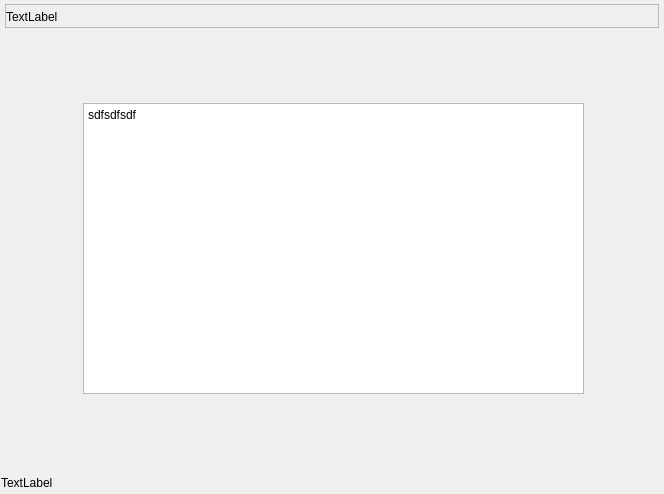
<?xml version="1.0" encoding="UTF-8"?>
<ui version="4.0">
 <class>MainWindow</class>
 <widget class="QMainWindow" name="MainWindow">
  <property name="geometry">
   <rect>
    <x>0</x>
    <y>0</y>
    <width>664</width>
    <height>494</height>
   </rect>
  </property>
  <property name="minimumSize">
   <size>
    <width>400</width>
    <height>400</height>
   </size>
  </property>
  <property name="windowTitle">
   <string>MainWindow</string>
  </property>
  <property name="styleSheet">
   <string notr="true">/*
 * The MIT License (MIT)
 *
 * Copyright (c) &lt;2013-2014&gt; &lt;Colin Duquesnoy&gt;
 * Copyright (c) &lt;2017&gt; &lt;Michell Stuttgart&gt;
 *
 * Permission is hereby granted, free of charge, to any person obtaining a copy
 * of this software and associated documentation files (the &quot;Software&quot;), to deal
 * in the Software without restriction, including without limitation the rights
 * to use, copy, modify, merge, publish, distribute, sublicense, and/or sell
 * copies of the Software, and to permit persons to whom the Software is
 * furnished to do so, subject to the following conditions:

 * The above copyright notice and this permission notice shall be included in
 * all copies or substantial portions of the Software.

 * THE SOFTWARE IS PROVIDED &quot;AS IS&quot;, WITHOUT WARRANTY OF ANY KIND, EXPRESS OR
 * IMPLIED, INCLUDING BUT NOT LIMITED TO THE WARRANTIES OF MERCHANTABILITY,
 * FITNESS FOR A PARTICULAR PURPOSE AND NONINFRINGEMENT. IN NO EVENT SHALL THE
 * AUTHORS OR COPYRIGHT HOLDERS BE LIABLE FOR ANY CLAIM, DAMAGES OR OTHER
 * LIABILITY, WHETHER IN AN ACTION OF CONTRACT, TORT OR OTHERWISE, ARISING FROM,
 * OUT OF OR IN CONNECTION WITH THE SOFTWARE OR THE USE OR OTHER DEALINGS IN
 * THE SOFTWARE.
 */

QMainWindow::separator
{
    background-color: #323232;
    color: white;
    padding-left: 4px;
    spacing: 2px;
    border: 1px dashed #76797C;
}

QMainWindow::separator:hover
{

    background-color: #787876;
    color: white;
    padding-left: 4px;
    border: 1px solid #76797C;
    spacing: 2px;
}
QToolTip
{
     border: 1px solid black;
     background-color: #D1DBCB;
     padding: 1px;
     border-radius: 3px;
     opacity: 100;
}

QWidget
{
    color: #b1b1b1;
    background-color: #323232;
    selection-background-color:#323232;
    selection-color: black;
    background-clip: border;
    border-image: none;
    border: 0px transparent black;
    outline: 0;
}

QWidget#border
{
  background-color: #b1b1b1;
}


QWidget:item:hover
{
    background-color: #D1DBCB;
    color: black;
}

QWidget:item:selected
{
    background-color: #D1DBCB;
    border: 0px
}

QCheckBox
{
    spacing: 5px;
    outline: none;
    color: #eff0f1;
    margin-bottom: 2px;
}

QCheckBox:disabled
{
    color: #76797C;
}

QCheckBox::indicator,QGroupBox::indicator
{
    width: 18px;
    height: 18px;
}

QGroupBox::indicator
{
    margin-left: 2px;
}

QCheckBox::indicator:unchecked
{
    image: url(:/qss_icons/css/darkgray/icons/checkbox_unchecked.png);
}

QCheckBox::indicator:unchecked:hover,
QCheckBox::indicator:unchecked:focus,
QCheckBox::indicator:unchecked:pressed,
QGroupBox::indicator:unchecked:hover,
QGroupBox::indicator:unchecked:focus,
QGroupBox::indicator:unchecked:pressed
{
  border: none;
    image: url(:/qss_icons/css/darkgray/icons/checkbox_unchecked_focus.png);
}

QCheckBox::indicator:checked
{
    image: url(:/qss_icons/css/darkgray/icons/checkbox_checked.png);
}

QCheckBox::indicator:checked:hover,
QCheckBox::indicator:checked:focus,
QCheckBox::indicator:checked:pressed,
QGroupBox::indicator:checked:hover,
QGroupBox::indicator:checked:focus,
QGroupBox::indicator:checked:pressed
{
    border: none;
    image: url(:/qss_icons/css/darkgray/icons/checkbox_checked_focus.png);
}


QCheckBox::indicator:indeterminate
{
    image: url(:/qss_icons/css/darkgray/icons/checkbox_indeterminate.png);
}

QCheckBox::indicator:indeterminate:focus,
QCheckBox::indicator:indeterminate:hover,
QCheckBox::indicator:indeterminate:pressed
{
    image: url(:/qss_icons/css/darkgray/icons/checkbox_indeterminate_focus.png);
}

QCheckBox::indicator:checked:disabled,
QGroupBox::indicator:checked:disabled
{
    image: url(:/qss_icons/css/darkgray/icons/checkbox_checked_disabled.png);
}

QCheckBox::indicator:unchecked:disabled,
QGroupBox::indicator:unchecked:disabled
{
    image: url(:/qss_icons/css/darkgray/icons/checkbox_unchecked_disabled.png);
}

QRadioButton
{
    spacing: 5px;
    outline: none;
    color: #eff0f1;
    margin-bottom: 2px;
}

QRadioButton:disabled
{
    color: #76797C;
}
QRadioButton::indicator
{
    width: 21px;
    height: 21px;
}

QRadioButton::indicator:unchecked
{
    image: url(:/qss_icons/css/darkgray/icons/radio_unchecked.png);
}


QRadioButton::indicator:unchecked:hover,
QRadioButton::indicator:unchecked:focus,
QRadioButton::indicator:unchecked:pressed
{
    border: none;
    outline: none;
    image: url(:/qss_icons/css/darkgray/icons/radio_unchecked_focus.png);
}

QRadioButton::indicator:checked
{
    border: none;
    outline: none;
    image: url(:/qss_icons/css/darkgray/icons/radio_checked.png);
}

QRadioButton::indicator:checked:hover,
QRadioButton::indicator:checked:focus,
QRadioButton::indicator:checked:pressed
{
    border: none;
    outline: none;
    image: url(:/qss_icons/css/darkgray/icons/radio_checked_focus.png);
}

QRadioButton::indicator:checked:disabled
{
    outline: none;
    image: url(:/qss_icons/css/darkgray/icons/radio_checked_disabled.png);
}

QRadioButton::indicator:unchecked:disabled
{
    image: url(:/qss_icons/css/darkgray/icons/radio_unchecked_disabled.png);
}


QMenuBar
{
    background-color: #323232;
    color: #D1DBCB;
}

QMenuBar::item
{
    background-color: #323232;
    background: transparent;
    /* padding: 2px 20px 2px 20px; */
}

QMenuBar::item:selected
{
    background: transparent;
    /* border: 1px solid #76797C; */
}

QMenuBar::item:pressed
{
    border: 0px solid #76797C;
    background-color: #D1DBCB;
    color: #000;
    margin-bottom:-1px;
    padding-bottom:1px;
}

QMenu
{
    background-color: #323232;
    /* border: 1px solid #76797C; */
    color: #eff0f1;
    /*margin: 2px; */
}

QMenu::icon
{
    /*margin: 5px;*/
}

QMenu::item
{
    padding: 2px 30px 2px 30px;
    /*margin-left: 5px;*/
    border: 1px solid transparent; /* reserve space for selection border */
}

QMenu::item:selected
{
    color: #000000;
}

QMenu::separator {
    height: 2px;
    background: #D1DBCB;
    margin-left: 10px;
    margin-right: 5px;
}

QMenu::indicator {
    width: 18px;
    height: 18px;
}

/* non-exclusive indicator = check box style indicator
   (see QActionGroup::setExclusive) */
QMenu::indicator:non-exclusive:unchecked {
    image: url(:/qss_icons/css/darkgray/icons/checkbox_unchecked.png);
}

QMenu::indicator:non-exclusive:unchecked:selected {
    image: url(:/qss_icons/css/darkgray/icons/checkbox_unchecked_disabled.png);
}

QMenu::indicator:non-exclusive:checked {
    image: url(:/qss_icons/css/darkgray/icons/checkbox_checked.png);
}

QMenu::indicator:non-exclusive:checked:selected {
    image: url(:/qss_icons/css/darkgray/icons/checkbox_checked_disabled.png);
}

/* exclusive indicator = radio button style indicator (see QActionGroup::setExclusive) */
QMenu::indicator:exclusive:unchecked {
    image: url(:/qss_icons/css/darkgray/icons/radio_unchecked.png);
}

QMenu::indicator:exclusive:unchecked:selected {
    image: url(:/qss_icons/css/darkgray/icons/radio_unchecked_disabled.png);
}

QMenu::indicator:exclusive:checked {
    image: url(:/qss_icons/css/darkgray/icons/radio_checked.png);
}

QMenu::indicator:exclusive:checked:selected {
    image: url(:/qss_icons/css/darkgray/icons/radio_checked_disabled.png);
}

QMenu::right-arrow {
    margin: 5px;
    image: url(:/qss_icons/css/darkgray/icons/right_arrow.png)
}


QWidget:disabled
{
    color: #454545;
    background-color: #323232;
}

QAbstractItemView
{
    alternate-background-color: #323232;
    color: #eff0f1;
    border: 1px solid 3A3939;
    border-radius: 2px;
}

QWidget:focus, QMenuBar:focus,QToolBar:focus,QScrollAreaViewer:focus
{
    /* border: 2px solid #D1DBCB; */
}

QTabWidget:focus, QCheckBox:focus, QRadioButton:focus, QSlider:focus
{
    border: none;
}

QLineEdit
{
    background-color: #1e1e1e;
    selection-background-color: #D1DBCB;
    selection-color: black;
    padding: 5px;
    border-style: solid;
    border: 1px solid #76797C;
    border-radius: 2px;
    color: #eff0f1;
}

QGroupBox {
    border:1px solid #76797C;
    border-radius: 2px;
    margin-top: 20px;
}

QGroupBox::title {
    subcontrol-origin: margin;
    subcontrol-position: top center;
    padding-left: 10px;
    padding-right: 10px;
    padding-top: 10px;
}

QAbstractScrollArea
{
    border-radius: 0px;
    border: 0px solid #76797C;
    background-color: transparent;
}

QScrollBar:horizontal
{
    height: 15px;
    margin: 3px 15px 3px 15px;
    border: 1px transparent #2A2929;
    border-radius: 4px;
    background-color: #2A2929;
}

QScrollBar::handle:horizontal
{
    background-color: #605F5F;
    min-width: 5px;
    border-radius: 4px;
}

QScrollBar::add-line:horizontal
{
    margin: 0px 3px 0px 3px;
    border-image: url(:/qss_icons/css/darkgray/icons/right_arrow_disabled.png);
    width: 10px;
    height: 10px;
    subcontrol-position: right;
    subcontrol-origin: margin;
}

QScrollBar::sub-line:horizontal
{
    margin: 0px 3px 0px 3px;
    border-image: url(:/qss_icons/css/darkgray/icons/left_arrow_disabled.png);
    height: 10px;
    width: 10px;
    subcontrol-position: left;
    subcontrol-origin: margin;
}

QScrollBar::add-line:horizontal:hover,QScrollBar::add-line:horizontal:on
{
    border-image: url(:/qss_icons/css/darkgray/icons/right_arrow.png);
    height: 10px;
    width: 10px;
    subcontrol-position: right;
    subcontrol-origin: margin;
}


QScrollBar::sub-line:horizontal:hover, QScrollBar::sub-line:horizontal:on
{
    border-image: url(:/qss_icons/css/darkgray/icons/left_arrow.png);
    height: 10px;
    width: 10px;
    subcontrol-position: left;
    subcontrol-origin: margin;
}

QScrollBar::up-arrow:horizontal, QScrollBar::down-arrow:horizontal
{
    background: none;
}


QScrollBar::add-page:horizontal, QScrollBar::sub-page:horizontal
{
    background: none;
}

QScrollBar:vertical
{
    background-color: #2A2929;
    width: 15px;
    margin: 15px 3px 15px 3px;
    border: 1px transparent #2A2929;
    border-radius: 4px;
}

QScrollBar::handle:vertical
{
    background-color: #605F5F;
    min-height: 5px;
    border-radius: 4px;
}

QScrollBar::sub-line:vertical
{
    margin: 3px 0px 3px 0px;
    border-image: url(:/qss_icons/css/darkgray/icons/up_arrow_disabled.png);
    height: 10px;
    width: 10px;
    subcontrol-position: top;
    subcontrol-origin: margin;
}

QScrollBar::add-line:vertical
{
    margin: 3px 0px 3px 0px;
    border-image: url(:/qss_icons/css/darkgray/icons/down_arrow_disabled.png);
    height: 10px;
    width: 10px;
    subcontrol-position: bottom;
    subcontrol-origin: margin;
}

QScrollBar::sub-line:vertical:hover,QScrollBar::sub-line:vertical:on
{

    border-image: url(:/qss_icons/css/darkgray/icons/up_arrow.png);
    height: 10px;
    width: 10px;
    subcontrol-position: top;
    subcontrol-origin: margin;
}


QScrollBar::add-line:vertical:hover, QScrollBar::add-line:vertical:on
{
    border-image: url(:/qss_icons/css/darkgray/icons/down_arrow.png);
    height: 10px;
    width: 10px;
    subcontrol-position: bottom;
    subcontrol-origin: margin;
}

QScrollBar::up-arrow:vertical, QScrollBar::down-arrow:vertical
{
    background: none;
}


QScrollBar::add-page:vertical, QScrollBar::sub-page:vertical
{
    background: none;
}

QTextEdit
{
    background-color: #ffffde;
    color: #666666;
    border: 1px solid #76797C;
}

QPlainTextEdit
{
    background-color: #1e1e1e;;
    color: #eff0f1;
    border-radius: 2px;
    border: 1px solid #76797C;
}

QHeaderView::section
{
    background-color: #76797C;
    color: #eff0f1;
    padding: 5px;
    border: 1px solid #76797C;
}

QSizeGrip {
    image: url(:/qss_icons/css/darkgray/icons/sizegrip.png);
    width: 12px;
    height: 12px;
}

QMenu::separator
{
    height: 1px;
    background-color: #76797C;
    color: white;
    padding-left: 4px;
    margin-left: 10px;
    margin-right: 5px;
}

QFrame
{
    border-radius: 0px;
    /*border: 1px solid #76797C;*/
}


QFrame[frameShape=&quot;0&quot;]
{
    border-radius: 0px;
    border: 0px transparent #76797C;
}

QStackedWidget
{
    border: 1px transparent black;
}

QToolBar {
    border: 0px transparent #393838;
    background: 0px solid #323232;
    font-weight: bold;
}

QToolBar::handle:horizontal {
    image: url(:/qss_icons/css/darkgray/icons/Hmovetoolbar.png);
}
QToolBar::handle:vertical {
    image: url(:/qss_icons/css/darkgray/icons/Vmovetoolbar.png);
}
QToolBar::separator:horizontal {
    image: url(:/qss_icons/css/darkgray/icons/Hsepartoolbar.png);
}
QToolBar::separator:vertical {
    image: url(:/qss_icons/css/darkgray/icons/Vsepartoolbar.png);
}
QToolButton#qt_toolbar_ext_button {
    background: #58595a
}

QPushButton
{
    color: #eff0f1;
    background-color: #323232;
    border-width: 1px;
    border-color: #76797C;
    border-style: solid;
    padding: 5px;
    border-radius: 0px;
    outline: none;
}

QPushButton:disabled
{
    background-color: #323232;
    border-width: 1px;
    border-color: #454545;
    border-style: solid;
    padding-top: 5px;
    padding-bottom: 5px;
    padding-left: 10px;
    padding-right: 10px;
    border-radius: 2px;
    color: #454545;
}

QPushButton:pressed
{
    color: black;
    background-color: #a4995d;
    padding-top: -5px;
    padding-bottom: -5px;
}

QComboBox
{
    selection-background-color: #D1DBCB;
    background-color: #31363B;
    border-style: solid;
    border: 1px solid #76797C;
    border-radius: 2px;
    padding: 5px;
    min-width: 75px;
}

QPushButton:checked{
    background-color: #76797C;
    border-color: #6A6969;
}

QComboBox:hover,QPushButton:hover,QAbstractSpinBox:hover,QLineEdit:hover,QTextEdit:hover,QPlainTextEdit:hover,QAbstractView:hover,QTreeView:hover
{
    border: 1px solid #D1DBCB;
}

QComboBox:on
{
    padding-top: 0px;
    padding-left: 4px;
    selection-background-color: #4a4a4a;
}

QComboBox QAbstractItemView
{
    background-color: #1e1e1e;
    border-radius: 2px;
    border: 1px solid #76797C;
    selection-background-color: #D1DBCB;
}

QComboBox::drop-down
{
    subcontrol-origin: padding;
    subcontrol-position: top right;
    width: 15px;

    border-left-width: 0px;
    border-left-color: darkgray;
    border-left-style: solid;
    border-top-right-radius: 3px;
    border-bottom-right-radius: 3px;
}

QComboBox::down-arrow
{
    image: url(:/qss_icons/css/darkgray/icons/down_arrow_disabled.png);
}

QComboBox::down-arrow:on, QComboBox::down-arrow:hover,
QComboBox::down-arrow:focus
{
    image: url(:/qss_icons/css/darkgray/icons/down_arrow.png);
}

QAbstractSpinBox {
    padding: 2px;
    margin: 2px;
    background-color: #1e1e1e;
    color: #eff0f1;
    border-radius: 0px;
    min-width: 75px;
    selection-background-color: #D1DBCB;
    selection-color: black;
}

QAbstractSpinBox:up-button
{
    background-color: transparent;
    subcontrol-origin: border;
    subcontrol-position: center right;
}

QAbstractSpinBox:down-button
{
    background-color: transparent;
    subcontrol-origin: border;
    subcontrol-position: center left;
}

QAbstractSpinBox::up-arrow,QAbstractSpinBox::up-arrow:disabled,QAbstractSpinBox::up-arrow:off {
    image: url(:/qss_icons/css/darkgray/icons/up_arrow_disabled.png);
    width: 10px;
    height: 10px;
}
QAbstractSpinBox::up-arrow:hover
{
    image: url(:/qss_icons/css/darkgray/icons/up_arrow.png);
}


QAbstractSpinBox::down-arrow,QAbstractSpinBox::down-arrow:disabled,QAbstractSpinBox::down-arrow:off
{
    image: url(:/qss_icons/css/darkgray/icons/down_arrow_disabled.png);
    width: 10px;
    height: 10px;
}
QAbstractSpinBox::down-arrow:hover
{
    image: url(:/qss_icons/css/darkgray/icons/down_arrow.png);
}


QLabel
{
    border: 0px solid black;
    margin-left: 2px;
    margin-right: 2px;
    color: #D1DBCB;
}

QTabWidget{
    border: 0px transparent black;
}

QTabWidget::pane {
    border: 1px solid #76797C;
    padding: 5px;
    margin: 0px;
}

QTabWidget::tab-bar {
    left: 5px; /* move to the right by 5px */
}

QTabBar
{
    qproperty-drawBase: 0;
    border-radius: 3px;
}

QTabBar::focus
{
    border: 0px transparent black;
    color: black;
}

QTabBar::hover
{
    border: 0px transparent black;
    color: black;
}

QTabBar::close-button  {
    image: url(:/qss_icons/css/darkgray/icons/close.png);
    background: transparent;
}

QTabBar::close-button:hover
{
    image: url(:/qss_icons/css/darkgray/icons/close-hover.png);
    background: transparent;
}

QTabBar::close-button:pressed {
    image: url(:/qss_icons/css/darkgray/icons/close-pressed.png);
    background: transparent;
}

/* TOP TABS */
QTabBar::tab:top {
    color: #eff0f1;
    border: 1px solid #76797C;
    border-bottom: 1px transparent black;
    background-color: #323232;
    padding: 5px;
    min-width: 50px;
    border-top-left-radius: 2px;
    border-top-right-radius: 2px;
}

QTabBar::tab:top:!selected
{
    color: #eff0f1;
    background-color: #54575B;
    border: 1px solid #76797C;
    border-bottom: 1px transparent black;
    border-top-left-radius: 2px;
    border-top-right-radius: 2px;
}

QTabBar::tab:top:!selected:hover {
    background-color: #D1DBCB;
    color: black;
}

/* BOTTOM TABS */
QTabBar::tab:bottom {
    color: #eff0f1;
    border: 1px solid #76797C;
    border-top: 1px transparent black;
    background-color: #323232;
    padding: 5px;
    border-bottom-left-radius: 2px;
    border-bottom-right-radius: 2px;
    min-width: 50px;
}

QTabBar::tab:bottom:!selected
{
    color: #eff0f1;
    background-color: #54575B;
    border: 1px solid #76797C;
    border-top: 1px transparent black;
    border-bottom-left-radius: 2px;
    border-bottom-right-radius: 2px;
}

QTabBar::tab:bottom:!selected:hover {
    background-color: #D1DBCB;
    color: black;
}

/* LEFT TABS */
QTabBar::tab:left {
    color: #eff0f1;
    border: 1px solid #76797C;
    border-left: 1px transparent black;
    background-color: #323232;
    padding: 5px;
    border-top-right-radius: 2px;
    border-bottom-right-radius: 2px;
    min-height: 50px;
}

QTabBar::tab:left:!selected
{
    color: #eff0f1;
    background-color: #54575B;
    border: 1px solid #76797C;
    border-left: 1px transparent black;
    border-top-right-radius: 2px;
    border-bottom-right-radius: 2px;
}

QTabBar::tab:left:!selected:hover {
    background-color: #D1DBCB;
    color: black;
}


/* RIGHT TABS */
QTabBar::tab:right {
    color: #eff0f1;
    border: 1px solid #76797C;
    border-right: 1px transparent black;
    background-color: #323232;
    padding: 5px;
    border-top-left-radius: 2px;
    border-bottom-left-radius: 2px;
    min-height: 50px;
}

QTabBar::tab:right:!selected
{
    color: #eff0f1;
    background-color: #54575B;
    border: 1px solid #76797C;
    border-right: 1px transparent black;
    border-top-left-radius: 2px;
    border-bottom-left-radius: 2px;
}

QTabBar::tab:right:!selected:hover {
    background-color: #D1DBCB;
    color: black;
}

QTabBar QToolButton::right-arrow:enabled {
     image: url(:/qss_icons/css/darkgray/icons/right_arrow.png);
 }

 QTabBar QToolButton::left-arrow:enabled {
     image: url(:/qss_icons/css/darkgray/icons/left_arrow.png);
 }

QTabBar QToolButton::right-arrow:disabled {
     image: url(:/qss_icons/css/darkgray/icons/right_arrow_disabled.png);
 }

 QTabBar QToolButton::left-arrow:disabled {
     image: url(:/qss_icons/css/darkgray/icons/left_arrow_disabled.png);
 }


QDockWidget {
    background: #323232;
    border: 1px solid #403F3F;
    titlebar-close-icon: url(:/qss_icons/css/darkgray/icons/close.png);
    titlebar-normal-icon: url(:/qss_icons/css/darkgray/icons/undock.png);
}

QDockWidget::close-button, QDockWidget::float-button {
    border: 1px solid transparent;
    border-radius: 2px;
    background: transparent;
}

QDockWidget::close-button:hover, QDockWidget::float-button:hover {
    background: rgba(255, 255, 255, 10);
}

QDockWidget::close-button:pressed, QDockWidget::float-button:pressed {
    padding: 1px -1px -1px 1px;
    background: rgba(255, 255, 255, 10);
}

QTreeView, QListView
{
    border: 1px solid #76797C;
    background-color: #1e1e1e;
}

QTreeView:branch:selected, QTreeView:branch:hover
{
    background: url(:/qss_icons/css/darkgray/icons/transparent.png);
}

QTreeView::branch:has-siblings:!adjoins-item {
    border-image: url(:/qss_icons/css/darkgray/icons/transparent.png);
}

QTreeView::branch:has-siblings:adjoins-item {
    border-image: url(:/qss_icons/css/darkgray/icons/transparent.png);
}

QTreeView::branch:!has-children:!has-siblings:adjoins-item {
    border-image: url(:/qss_icons/css/darkgray/icons/transparent.png);
}

QTreeView::branch:has-children:!has-siblings:closed,
QTreeView::branch:closed:has-children:has-siblings {
    image: url(:/qss_icons/css/darkgray/icons/branch_closed.png);
}

QTreeView::branch:open:has-children:!has-siblings,
QTreeView::branch:open:has-children:has-siblings  {
    image: url(:/qss_icons/css/darkgray/icons/branch_open.png);
}

QTreeView::branch:has-children:!has-siblings:closed:hover,
QTreeView::branch:closed:has-children:has-siblings:hover {
    image: url(:/qss_icons/css/darkgray/icons/branch_closed-on.png);
    }

QTreeView::branch:open:has-children:!has-siblings:hover,
QTreeView::branch:open:has-children:has-siblings:hover  {
    image: url(:/qss_icons/css/darkgray/icons/branch_open-on.png);
    }

QListView::item:!selected:hover, QTreeView::item:!selected:hover  {
    background: #848383;
    outline: 0;
    color: #eff0f1;
}

QListView::item:selected:hover, QTreeView::item:selected:hover  {
    background: #D1DBCB;
}

QSlider::groove:horizontal {
    border: 1px solid #565a5e;
    height: 4px;
    background: #565a5e;
    margin: 0px;
    border-radius: 2px;
}

QSlider::handle:horizontal {
    background: #D1DBCB;
    border: 1px solid #999999;
    width: 10px;
    height: 10px;
    margin: -5px 0;
}

QSlider::add-page:qlineargradient {
    background: #595858;
    border-top-right-radius: 5px;
    border-bottom-right-radius: 5px;
    border-top-left-radius: 0px;
    border-bottom-left-radius: 0px;
}

QSlider::sub-page::qlineargradient:horizontal {
    background:  #D1DBCB;
    border-top-right-radius: 0px;
    border-bottom-right-radius: 0px;
    border-top-left-radius: 5px;
    border-bottom-left-radius: 5px;
}

QSlider::groove:vertical {
    border: 1px solid #565a5e;
    width: 4px;
    background: #565a5e;
    margin: 0px;
    border-radius: 3px;
}

QSlider::handle:vertical {
    background: #D1DBCB;
    border: 1px solid #999999;
    width: 10px;
    height: 10px;
    margin: 0 -5px;
}

QToolButton {
    color: #D1DBCB;
    background-color: transparent;
    border: 0px transparent #76797C;
    border-radius: 0px;
    padding: 1px;
    margin-right: 5px;
}

QToolButton[popupMode=&quot;1&quot;] { /* only for MenuButtonPopup */
 padding-right: 20px; /* make way for the popup button */
 border: 1px #76797C;
 border-radius: 0px;
}

QToolButton[popupMode=&quot;2&quot;] { /* only for InstantPopup */
 padding-right: 10px; /* make way for the popup button */
 border: 0px #76797C;
}


QToolButton:hover, QToolButton::menu-button:hover {
    background-color: transparent;
    border: 1px solid #D1DBCB;
    padding: 2px;
}

QToolButton:checked, QToolButton:pressed,
        QToolButton::menu-button:pressed {
    color: black;
    background-color: #D1DBCB;
    border: 0px solid #D1DBCB;
    padding: 2px;
}

/* the subcontrol below is used only in the InstantPopup or DelayedPopup mode */
QToolButton::menu-indicator {
    image: url(:/qss_icons/css/darkgray/icons/down_arrow.png);
    top: -7px; left: -2px; /* shift it a bit */
}

/* the subcontrols below are used only in the MenuButtonPopup mode */
QToolButton::menu-button {
    border: 1px transparent #76797C;
    border-top-right-radius: 6px;
    border-bottom-right-radius: 6px;
    /* 16px width + 4px for border = 20px allocated above */
    width: 16px;
    outline: none;
}

QToolButton::menu-arrow {
    image: url(:/qss_icons/css/darkgray/icons/down_arrow.png);
}

QToolButton::menu-arrow:open {
    border: 1px solid #76797C;
}

QPushButton::menu-indicator  {
    subcontrol-origin: padding;
    subcontrol-position: bottom right;
    left: 8px;
}

QTableView
{
    border: 1px solid #76797C;
    gridline-color: #323232;
    background-color: #1e1e1e;
}


QTableView, QHeaderView
{
    border-radius: 0px;
}

QTableView::item:pressed, QListView::item:pressed, QTreeView::item:pressed  {
    background: #D1DBCB;
    color: black;
}

QTableView::item:selected:active, QTreeView::item:selected:active, QListView::item:selected:active  {
    background: #D1DBCB;
    color: black;
}

QHeaderView
{
    background-color: #323232;
    border: 1px transparent;
    border-radius: 0px;
    margin: 0px;
    padding: 0px;

}

QHeaderView::section  {
    background-color: #323232;
    color: #eff0f1;
    padding: 5px;
    border: 1px solid #76797C;
    border-radius: 0px;
    text-align: center;
}

QHeaderView::section::vertical::first, QHeaderView::section::vertical::only-one
{
    border-top: 1px solid #76797C;
}

QHeaderView::section::vertical
{
    border-top: transparent;
}

QHeaderView::section::horizontal::first, QHeaderView::section::horizontal::only-one
{
    border-left: 1px solid #76797C;
}

QHeaderView::section::horizontal
{
    border-left: transparent;
}


QHeaderView::section:checked
 {
    color: white;
    background-color: #848383;
 }

 /* style the sort indicator */
QHeaderView::down-arrow {
    image: url(:/qss_icons/css/darkgray/icons/down_arrow.png);
}

QHeaderView::up-arrow {
    image: url(:/qss_icons/css/darkgray/icons/up_arrow.png);
}


QTableCornerButton::section {
    background-color: #323232;
    border: 1px transparent #76797C;
    border-radius: 0px;
}

QToolBox  {
    padding: 5px;
    border: 1px transparent black;
}

QToolBox::tab {
    color: #eff0f1;
    background-color: #323232;
    border: 1px solid #76797C;
    border-bottom: 1px transparent #323232;
    border-top-left-radius: 5px;
    border-top-right-radius: 5px;
}

QToolBox::tab:selected { /* italicize selected tabs */
    font: italic;
    background-color: #323232;
    border-color: #D1DBCB;
 }

QStatusBar::item {
    border: 0px transparent dark;
    margin: 0px;
    border: 0px;
 }


QFrame[height=&quot;3&quot;], QFrame[width=&quot;3&quot;] {
    background-color: #76797C;
}


QSplitter::handle {
    border: 1px dashed #76797C;
}

QSplitter::handle:hover {
    background-color: #787876;
    border: 1px solid #76797C;
}

QSplitter::handle:horizontal {
    width: 1px;
}

QSplitter::handle:vertical {
    height: 1px;
}

QProgressBar {
    border: 1px solid #76797C;
    border-radius: 5px;
    text-align: center;
}

QProgressBar::chunk {
    background-color: #D1DBCB;
}

QDateEdit
{
    selection-background-color: #D1DBCB;
    border-style: solid;
    border: 1px solid #CEE343;
    border-radius: 2px;
    padding: 1px;
    min-width: 75px;
}

QDateEdit:on
{
    padding-top: 3px;
    padding-left: 4px;
    selection-background-color: #4a4a4a;
}

QDateEdit QAbstractItemView
{
    background-color: #1e1e1e;
    border-radius: 2px;
    border: 1px solid #3375A3;
    selection-background-color: #D1DBCB;
}

QDateEdit::drop-down
{
    subcontrol-origin: padding;
    subcontrol-position: top right;
    width: 15px;
    border-left-width: 0px;
    border-left-color: darkgray;
    border-left-style: solid;
    border-top-right-radius: 3px;
    border-bottom-right-radius: 3px;
}

QDateEdit::down-arrow
{
    image: url(:/qss_icons/css/darkgray/icons/down_arrow_disabled.png);
}

QDateEdit::down-arrow:on, QDateEdit::down-arrow:hover,
QDateEdit::down-arrow:focus
{
    image: url(:/qss_icons/css/darkgray/icons/down_arrow.png);
}

</string>
  </property>
  <widget class="QWidget" name="centralwidget">
   <property name="styleSheet">
    <string notr="true"/>
   </property>
   <layout class="QVBoxLayout" name="verticalLayout_2">
    <property name="spacing">
     <number>0</number>
    </property>
    <property name="leftMargin">
     <number>0</number>
    </property>
    <property name="topMargin">
     <number>0</number>
    </property>
    <property name="rightMargin">
     <number>0</number>
    </property>
    <property name="bottomMargin">
     <number>0</number>
    </property>
    <item>
     <widget class="QWidget" name="border" native="true">
      <layout class="QGridLayout" name="gridLayout">
       <property name="leftMargin">
        <number>1</number>
       </property>
       <property name="topMargin">
        <number>1</number>
       </property>
       <property name="rightMargin">
        <number>1</number>
       </property>
       <property name="bottomMargin">
        <number>1</number>
       </property>
       <property name="spacing">
        <number>0</number>
       </property>
       <item row="1" column="0">
        <widget class="QWidget" name="content" native="true">
         <layout class="QGridLayout" name="gridLayout_3">
          <property name="leftMargin">
           <number>2</number>
          </property>
          <property name="topMargin">
           <number>2</number>
          </property>
          <property name="rightMargin">
           <number>2</number>
          </property>
          <property name="bottomMargin">
           <number>2</number>
          </property>
          <property name="spacing">
           <number>0</number>
          </property>
          <item row="1" column="0">
           <layout class="QVBoxLayout" name="verticalLayout" stretch="0">
            <property name="sizeConstraint">
             <enum>QLayout::SetMaximumSize</enum>
            </property>
            <item>
             <widget class="QWidget" name="widget" native="true">
              <widget class="QTextEdit" name="textEdit">
               <property name="geometry">
                <rect>
                 <x>80</x>
                 <y>70</y>
                 <width>501</width>
                 <height>291</height>
                </rect>
               </property>
               <property name="html">
                <string>&lt;!DOCTYPE HTML PUBLIC &quot;-//W3C//DTD HTML 4.0//EN&quot; &quot;http://www.w3.org/TR/REC-html40/strict.dtd&quot;&gt;
&lt;html&gt;&lt;head&gt;&lt;meta name=&quot;qrichtext&quot; content=&quot;1&quot; /&gt;&lt;meta charset=&quot;utf-8&quot; /&gt;&lt;style type=&quot;text/css&quot;&gt;
p, li { white-space: pre-wrap; }
&lt;/style&gt;&lt;/head&gt;&lt;body style=&quot; font-family:'Segoe UI'; font-size:9pt; font-weight:400; font-style:normal;&quot;&gt;
&lt;p style=&quot; margin-top:0px; margin-bottom:0px; margin-left:0px; margin-right:0px; -qt-block-indent:0; text-indent:0px;&quot;&gt;sdfsdfsdf&lt;/p&gt;&lt;/body&gt;&lt;/html&gt;</string>
               </property>
              </widget>
             </widget>
            </item>
           </layout>
          </item>
         </layout>
        </widget>
       </item>
       <item row="2" column="0">
        <widget class="QWidget" name="statusBar" native="true">
         <property name="sizePolicy">
          <sizepolicy hsizetype="Preferred" vsizetype="Fixed">
           <horstretch>0</horstretch>
           <verstretch>0</verstretch>
          </sizepolicy>
         </property>
         <property name="minimumSize">
          <size>
           <width>0</width>
           <height>20</height>
          </size>
         </property>
         <property name="maximumSize">
          <size>
           <width>16777215</width>
           <height>20</height>
          </size>
         </property>
         <layout class="QHBoxLayout" name="statusBar_layout">
          <property name="spacing">
           <number>0</number>
          </property>
          <property name="leftMargin">
           <number>0</number>
          </property>
          <property name="topMargin">
           <number>0</number>
          </property>
          <property name="rightMargin">
           <number>0</number>
          </property>
          <property name="bottomMargin">
           <number>0</number>
          </property>
          <item>
           <layout class="QVBoxLayout" name="verticalLayout_5">
            <property name="spacing">
             <number>0</number>
            </property>
            <property name="leftMargin">
             <number>0</number>
            </property>
            <item>
             <widget class="QLabel" name="status">
              <property name="sizePolicy">
               <sizepolicy hsizetype="Minimum" vsizetype="Fixed">
                <horstretch>0</horstretch>
                <verstretch>0</verstretch>
               </sizepolicy>
              </property>
              <property name="minimumSize">
               <size>
                <width>0</width>
                <height>16</height>
               </size>
              </property>
              <property name="maximumSize">
               <size>
                <width>16777215</width>
                <height>16</height>
               </size>
              </property>
              <property name="text">
               <string>TextLabel</string>
              </property>
             </widget>
            </item>
           </layout>
          </item>
          <item>
           <widget class="QWidget" name="gridWidget" native="true">
            <property name="minimumSize">
             <size>
              <width>20</width>
              <height>0</height>
             </size>
            </property>
            <property name="maximumSize">
             <size>
              <width>20</width>
              <height>16777215</height>
             </size>
            </property>
            <layout class="QGridLayout" name="gridLayout_2">
             <property name="leftMargin">
              <number>0</number>
             </property>
             <property name="topMargin">
              <number>0</number>
             </property>
             <property name="rightMargin">
              <number>0</number>
             </property>
             <property name="bottomMargin">
              <number>0</number>
             </property>
             <property name="spacing">
              <number>0</number>
             </property>
             <item row="0" column="0">
              <widget class="QPushButton" name="sizegrip">
               <property name="sizePolicy">
                <sizepolicy hsizetype="Fixed" vsizetype="Fixed">
                 <horstretch>0</horstretch>
                 <verstretch>0</verstretch>
                </sizepolicy>
               </property>
               <property name="minimumSize">
                <size>
                 <width>20</width>
                 <height>20</height>
                </size>
               </property>
               <property name="maximumSize">
                <size>
                 <width>20</width>
                 <height>20</height>
                </size>
               </property>
               <property name="styleSheet">
                <string notr="true">border: none;</string>
               </property>
               <property name="text">
                <string/>
               </property>
               <property name="icon">
                <iconset resource="resources.qrc">
                 <normaloff>:/qss_icons/themes/darkgray/icons/window_crip.svg</normaloff>:/qss_icons/themes/darkgray/icons/window_crip.svg</iconset>
               </property>
               <property name="flat">
                <bool>true</bool>
               </property>
              </widget>
             </item>
            </layout>
           </widget>
          </item>
         </layout>
        </widget>
       </item>
       <item row="0" column="0">
        <widget class="QFrame" name="window_bar_outer_2">
         <property name="maximumSize">
          <size>
           <width>16777215</width>
           <height>30</height>
          </size>
         </property>
         <layout class="QHBoxLayout" name="window_bar_outer">
          <property name="leftMargin">
           <number>4</number>
          </property>
          <property name="topMargin">
           <number>1</number>
          </property>
          <property name="rightMargin">
           <number>4</number>
          </property>
          <property name="bottomMargin">
           <number>1</number>
          </property>
          <item>
           <widget class="QFrame" name="window_bar_inner">
            <property name="sizePolicy">
             <sizepolicy hsizetype="Expanding" vsizetype="Fixed">
              <horstretch>0</horstretch>
              <verstretch>0</verstretch>
             </sizepolicy>
            </property>
            <property name="frameShape">
             <enum>QFrame::StyledPanel</enum>
            </property>
            <property name="frameShadow">
             <enum>QFrame::Plain</enum>
            </property>
            <layout class="QHBoxLayout" name="horizontalLayout">
             <property name="spacing">
              <number>0</number>
             </property>
             <property name="leftMargin">
              <number>0</number>
             </property>
             <property name="topMargin">
              <number>2</number>
             </property>
             <property name="rightMargin">
              <number>0</number>
             </property>
             <property name="bottomMargin">
              <number>0</number>
             </property>
             <item>
              <widget class="QFrame" name="title_bar">
               <layout class="QGridLayout" name="title_bar_layout">
                <property name="leftMargin">
                 <number>0</number>
                </property>
                <property name="topMargin">
                 <number>0</number>
                </property>
                <property name="rightMargin">
                 <number>0</number>
                </property>
                <property name="bottomMargin">
                 <number>0</number>
                </property>
                <item row="0" column="0">
                 <widget class="QLabel" name="window_title">
                  <property name="text">
                   <string>TextLabel</string>
                  </property>
                 </widget>
                </item>
               </layout>
              </widget>
             </item>
             <item>
              <widget class="QWidget" name="gridWidget_2" native="true">
               <property name="sizePolicy">
                <sizepolicy hsizetype="Fixed" vsizetype="Preferred">
                 <horstretch>0</horstretch>
                 <verstretch>0</verstretch>
                </sizepolicy>
               </property>
               <property name="minimumSize">
                <size>
                 <width>80</width>
                 <height>0</height>
                </size>
               </property>
               <property name="maximumSize">
                <size>
                 <width>80</width>
                 <height>16777215</height>
                </size>
               </property>
               <layout class="QHBoxLayout" name="horizontalLayout_3">
                <property name="spacing">
                 <number>0</number>
                </property>
                <property name="leftMargin">
                 <number>0</number>
                </property>
                <property name="topMargin">
                 <number>0</number>
                </property>
                <property name="rightMargin">
                 <number>0</number>
                </property>
                <property name="bottomMargin">
                 <number>0</number>
                </property>
                <item>
                 <widget class="QPushButton" name="btn_min">
                  <property name="sizePolicy">
                   <sizepolicy hsizetype="Fixed" vsizetype="Fixed">
                    <horstretch>0</horstretch>
                    <verstretch>0</verstretch>
                   </sizepolicy>
                  </property>
                  <property name="minimumSize">
                   <size>
                    <width>20</width>
                    <height>20</height>
                   </size>
                  </property>
                  <property name="styleSheet">
                   <string notr="true">border: none; padding: 2px;</string>
                  </property>
                  <property name="text">
                   <string/>
                  </property>
                  <property name="icon">
                   <iconset resource="resources.qrc">
                    <normaloff>:/qss_icons/themes/darkgray/icons/window_minimize.svg</normaloff>:/qss_icons/themes/darkgray/icons/window_minimize.svg</iconset>
                  </property>
                  <property name="flat">
                   <bool>true</bool>
                  </property>
                 </widget>
                </item>
                <item>
                 <widget class="QPushButton" name="btn_max">
                  <property name="sizePolicy">
                   <sizepolicy hsizetype="Fixed" vsizetype="Fixed">
                    <horstretch>0</horstretch>
                    <verstretch>0</verstretch>
                   </sizepolicy>
                  </property>
                  <property name="minimumSize">
                   <size>
                    <width>20</width>
                    <height>20</height>
                   </size>
                  </property>
                  <property name="styleSheet">
                   <string notr="true">border: none; padding: 2px;</string>
                  </property>
                  <property name="text">
                   <string/>
                  </property>
                  <property name="icon">
                   <iconset resource="resources.qrc">
                    <normaloff>:/qss_icons/themes/darkgray/icons/window_undock.svg</normaloff>:/qss_icons/themes/darkgray/icons/window_undock.svg</iconset>
                  </property>
                  <property name="flat">
                   <bool>true</bool>
                  </property>
                 </widget>
                </item>
                <item>
                 <widget class="QPushButton" name="btn_close">
                  <property name="sizePolicy">
                   <sizepolicy hsizetype="Fixed" vsizetype="Fixed">
                    <horstretch>0</horstretch>
                    <verstretch>0</verstretch>
                   </sizepolicy>
                  </property>
                  <property name="minimumSize">
                   <size>
                    <width>20</width>
                    <height>20</height>
                   </size>
                  </property>
                  <property name="styleSheet">
                   <string notr="true">border: none; padding: 2px;</string>
                  </property>
                  <property name="text">
                   <string/>
                  </property>
                  <property name="icon">
                   <iconset resource="resources.qrc">
                    <normaloff>:/qss_icons/themes/darkgray/icons/window_close.svg</normaloff>:/qss_icons/themes/darkgray/icons/window_close.svg</iconset>
                  </property>
                  <property name="checked">
                   <bool>false</bool>
                  </property>
                  <property name="flat">
                   <bool>true</bool>
                  </property>
                 </widget>
                </item>
               </layout>
              </widget>
             </item>
            </layout>
           </widget>
          </item>
         </layout>
        </widget>
       </item>
      </layout>
     </widget>
    </item>
   </layout>
  </widget>
 </widget>
 <resources>
  <include location="resources.qrc"/>
 </resources>
 <connections/>
</ui>
